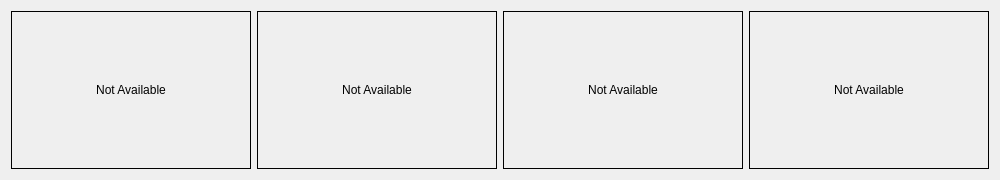
            <widget class="QFrame" name="frame">
             <property name="minimumSize">
              <size>
               <width>0</width>
               <height>180</height>
              </size>
             </property>
             <layout class="QHBoxLayout" name="horizontalLayout_14">
              <item>
               <widget class="QLabel" name="label_left_window">
                <property name="minimumSize">
                 <size>
                  <width>240</width>
                  <height>0</height>
                 </size>
                </property>
                <property name="frameShape">
                 <enum>QFrame::Box</enum>
                </property>
                <property name="text">
                 <string>Not Available</string>
                </property>
                <property name="alignment">
                 <set>Qt::AlignCenter</set>
                </property>
               </widget>
              </item>
              <item>
               <widget class="QLabel" name="label_driver_view">
                <property name="minimumSize">
                 <size>
                  <width>240</width>
                  <height>0</height>
                 </size>
                </property>
                <property name="frameShape">
                 <enum>QFrame::Box</enum>
                </property>
                <property name="text">
                 <string>Not Available</string>
                </property>
                <property name="alignment">
                 <set>Qt::AlignCenter</set>
                </property>
               </widget>
              </item>
              <item>
               <widget class="QLabel" name="label_second_driver_view">
                <property name="minimumSize">
                 <size>
                  <width>240</width>
                  <height>0</height>
                 </size>
                </property>
                <property name="frameShape">
                 <enum>QFrame::Box</enum>
                </property>
                <property name="text">
                 <string>Not Available</string>
                </property>
                <property name="alignment">
                 <set>Qt::AlignCenter</set>
                </property>
               </widget>
              </item>
              <item>
               <widget class="QLabel" name="label_right_window">
                <property name="minimumSize">
                 <size>
                  <width>240</width>
                  <height>0</height>
                 </size>
                </property>
                <property name="frameShape">
                 <enum>QFrame::Box</enum>
                </property>
                <property name="text">
                 <string>Not Available</string>
                </property>
                <property name="alignment">
                 <set>Qt::AlignCenter</set>
                </property>
               </widget>
              </item>
             </layout>
            </widget>
